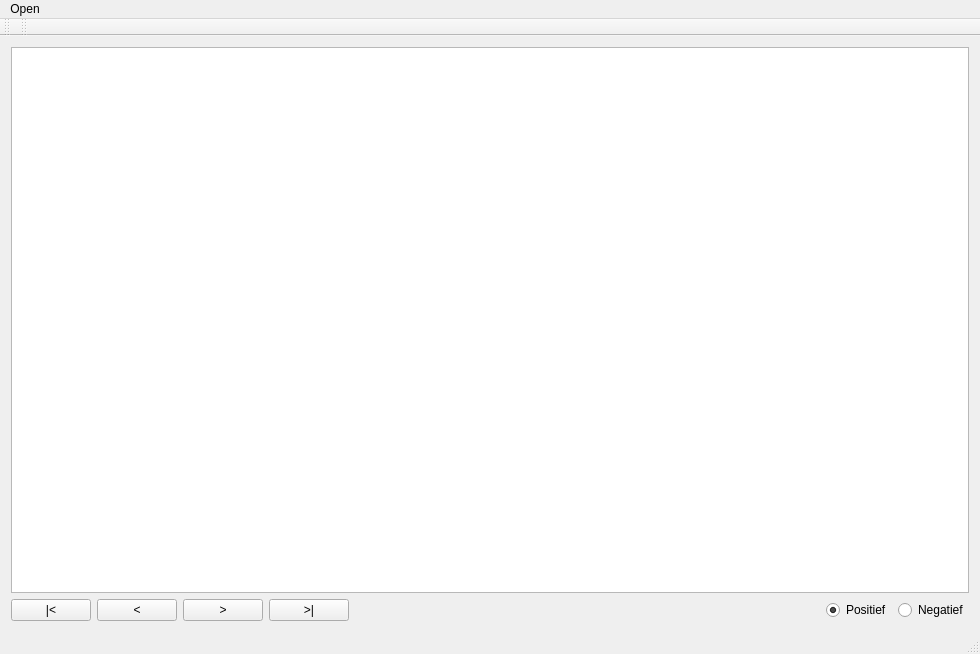
<?xml version="1.0" encoding="UTF-8"?>
<ui version="4.0">
 <class>MainWindow</class>
 <widget class="QMainWindow" name="MainWindow">
  <property name="geometry">
   <rect>
    <x>0</x>
    <y>0</y>
    <width>980</width>
    <height>654</height>
   </rect>
  </property>
  <property name="windowTitle">
   <string>MainWindow</string>
  </property>
  <widget class="QWidget" name="centralWidget">
   <layout class="QGridLayout" name="gridLayout">
    <item row="0" column="0">
     <widget class="SelectionGraphicsView" name="gvMain">
      <property name="alignment">
       <set>Qt::AlignLeading|Qt::AlignLeft|Qt::AlignTop</set>
      </property>
     </widget>
    </item>
    <item row="1" column="0">
     <layout class="QHBoxLayout" name="horizontalLayout">
      <item>
       <widget class="QPushButton" name="btnFirst">
        <property name="text">
         <string>|&lt;</string>
        </property>
       </widget>
      </item>
      <item>
       <widget class="QPushButton" name="btnBack">
        <property name="text">
         <string>&lt;</string>
        </property>
       </widget>
      </item>
      <item>
       <widget class="QPushButton" name="btnNext">
        <property name="text">
         <string>&gt;</string>
        </property>
       </widget>
      </item>
      <item>
       <widget class="QPushButton" name="btnLast">
        <property name="text">
         <string>&gt;|</string>
        </property>
       </widget>
      </item>
      <item>
       <spacer name="horizontalSpacer">
        <property name="orientation">
         <enum>Qt::Horizontal</enum>
        </property>
        <property name="sizeHint" stdset="0">
         <size>
          <width>40</width>
          <height>20</height>
         </size>
        </property>
       </spacer>
      </item>
      <item>
       <widget class="QRadioButton" name="rbPositive">
        <property name="text">
         <string>Positief</string>
        </property>
        <property name="checked">
         <bool>true</bool>
        </property>
       </widget>
      </item>
      <item>
       <widget class="QRadioButton" name="rbNegative">
        <property name="text">
         <string>Negatief</string>
        </property>
       </widget>
      </item>
     </layout>
    </item>
   </layout>
  </widget>
  <widget class="QMenuBar" name="menuBar">
   <property name="geometry">
    <rect>
     <x>0</x>
     <y>0</y>
     <width>980</width>
     <height>20</height>
    </rect>
   </property>
   <widget class="QMenu" name="menuOpen">
    <property name="title">
     <string>Open</string>
    </property>
    <addaction name="actionSelect_Directory"/>
   </widget>
   <addaction name="menuOpen"/>
  </widget>
  <widget class="QToolBar" name="mainToolBar">
   <attribute name="toolBarArea">
    <enum>TopToolBarArea</enum>
   </attribute>
   <attribute name="toolBarBreak">
    <bool>false</bool>
   </attribute>
  </widget>
  <widget class="QStatusBar" name="statusBar"/>
  <widget class="QToolBar" name="toolBar">
   <property name="windowTitle">
    <string>toolBar</string>
   </property>
   <attribute name="toolBarArea">
    <enum>TopToolBarArea</enum>
   </attribute>
   <attribute name="toolBarBreak">
    <bool>false</bool>
   </attribute>
  </widget>
  <action name="actionSelect_Directory">
   <property name="text">
    <string>Select Directory</string>
   </property>
  </action>
 </widget>
 <layoutdefault spacing="6" margin="11"/>
 <customwidgets>
  <customwidget>
   <class>SelectionGraphicsView</class>
   <extends>QGraphicsView</extends>
   <header>selectiongraphicsview.h</header>
  </customwidget>
 </customwidgets>
 <resources/>
 <connections/>
</ui>
